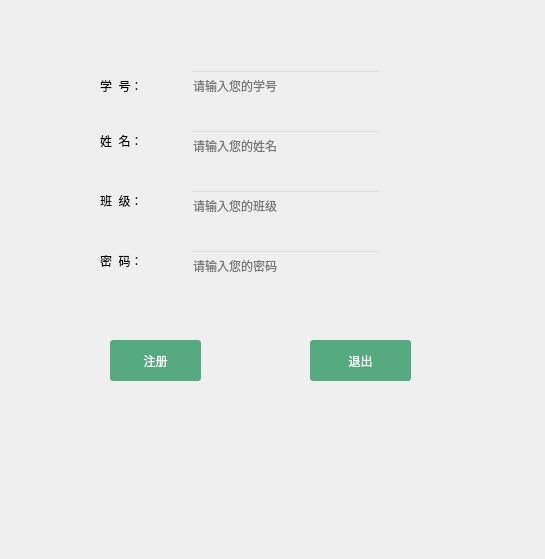
<?xml version="1.0" encoding="UTF-8"?>
<ui version="4.0">
 <class>Regist</class>
 <widget class="QWidget" name="Regist">
  <property name="geometry">
   <rect>
    <x>0</x>
    <y>0</y>
    <width>545</width>
    <height>559</height>
   </rect>
  </property>
  <property name="windowTitle">
   <string>Form</string>
  </property>
  <property name="styleSheet">
   <string notr="true"/>
  </property>
  <widget class="QLabel" name="label">
   <property name="geometry">
    <rect>
     <x>100</x>
     <y>65</y>
     <width>71</width>
     <height>41</height>
    </rect>
   </property>
   <property name="styleSheet">
    <string notr="true">font: 75 10pt &quot;微软雅黑&quot;;</string>
   </property>
   <property name="text">
    <string>学  号：</string>
   </property>
  </widget>
  <widget class="QLabel" name="label_2">
   <property name="geometry">
    <rect>
     <x>100</x>
     <y>245</y>
     <width>61</width>
     <height>31</height>
    </rect>
   </property>
   <property name="styleSheet">
    <string notr="true">font: 75 10pt &quot;微软雅黑&quot;;</string>
   </property>
   <property name="text">
    <string>密  码：</string>
   </property>
  </widget>
  <widget class="QLineEdit" name="lineEdit">
   <property name="geometry">
    <rect>
     <x>190</x>
     <y>70</y>
     <width>191</width>
     <height>31</height>
    </rect>
   </property>
   <property name="styleSheet">
    <string notr="true">background-color : transparent;
</string>
   </property>
   <property name="placeholderText">
    <string>请输入您的学号</string>
   </property>
  </widget>
  <widget class="QLineEdit" name="lineEdit_2">
   <property name="geometry">
    <rect>
     <x>190</x>
     <y>250</y>
     <width>191</width>
     <height>31</height>
    </rect>
   </property>
   <property name="styleSheet">
    <string notr="true">background-color : transparent;
</string>
   </property>
   <property name="placeholderText">
    <string>请输入您的密码</string>
   </property>
  </widget>
  <widget class="QPushButton" name="pushButton">
   <property name="geometry">
    <rect>
     <x>110</x>
     <y>340</y>
     <width>91</width>
     <height>41</height>
    </rect>
   </property>
   <property name="styleSheet">
    <string notr="true">font : 75 10pt &quot;黑体&quot;;
color : white;
background-color : rgb(85,170,127);
border-radius : 3px;</string>
   </property>
   <property name="text">
    <string>注册</string>
   </property>
  </widget>
  <widget class="QPushButton" name="pushButton_2">
   <property name="geometry">
    <rect>
     <x>310</x>
     <y>340</y>
     <width>101</width>
     <height>41</height>
    </rect>
   </property>
   <property name="styleSheet">
    <string notr="true">font : 75 10pt &quot;黑体&quot;;
color : white;
background-color : rgb(85,170,127);
border-radius : 3px;</string>
   </property>
   <property name="text">
    <string>退出</string>
   </property>
  </widget>
  <widget class="QLabel" name="label_3">
   <property name="geometry">
    <rect>
     <x>100</x>
     <y>125</y>
     <width>71</width>
     <height>31</height>
    </rect>
   </property>
   <property name="styleSheet">
    <string notr="true">font: 75 10pt &quot;微软雅黑&quot;;</string>
   </property>
   <property name="text">
    <string>姓  名：</string>
   </property>
  </widget>
  <widget class="QLineEdit" name="lineEdit_3">
   <property name="geometry">
    <rect>
     <x>190</x>
     <y>130</y>
     <width>191</width>
     <height>31</height>
    </rect>
   </property>
   <property name="styleSheet">
    <string notr="true">background-color : transparent;
</string>
   </property>
   <property name="placeholderText">
    <string>请输入您的姓名</string>
   </property>
  </widget>
  <widget class="QLineEdit" name="lineEdit_4">
   <property name="geometry">
    <rect>
     <x>190</x>
     <y>190</y>
     <width>191</width>
     <height>31</height>
    </rect>
   </property>
   <property name="styleSheet">
    <string notr="true">background-color : transparent;
</string>
   </property>
   <property name="placeholderText">
    <string>请输入您的班级</string>
   </property>
  </widget>
  <widget class="QLabel" name="label_4">
   <property name="geometry">
    <rect>
     <x>100</x>
     <y>185</y>
     <width>71</width>
     <height>31</height>
    </rect>
   </property>
   <property name="styleSheet">
    <string notr="true">font: 75 10pt &quot;微软雅黑&quot;;</string>
   </property>
   <property name="text">
    <string>班  级：</string>
   </property>
  </widget>
  <widget class="QWidget" name="widget" native="true">
   <property name="geometry">
    <rect>
     <x>-1</x>
     <y>-1</y>
     <width>551</width>
     <height>561</height>
    </rect>
   </property>
   <property name="styleSheet">
    <string notr="true">border-image: url(:/10.jpeg);
</string>
   </property>
  </widget>
  <zorder>widget</zorder>
  <zorder>label</zorder>
  <zorder>label_2</zorder>
  <zorder>lineEdit</zorder>
  <zorder>lineEdit_2</zorder>
  <zorder>pushButton</zorder>
  <zorder>pushButton_2</zorder>
  <zorder>label_3</zorder>
  <zorder>lineEdit_3</zorder>
  <zorder>lineEdit_4</zorder>
  <zorder>label_4</zorder>
 </widget>
 <resources/>
 <connections/>
</ui>
